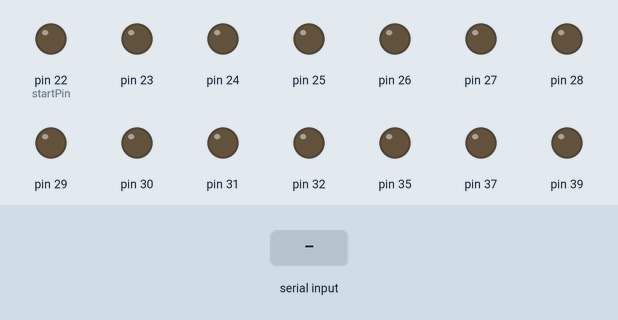
Recording of a sketch running on a simulated Arduino Mega 2560, built with avr-gcc and run on an emulated ATmega2560. Parts: output pins drawn as LEDs (lit = HIGH). The inputs (shaded band) are chosen by the test bench. What the sketch prints to the serial monitor is not drawn.

Above: at 1.2 s.
1.3 s: "n\n" received over Serial
At 2.6 s:
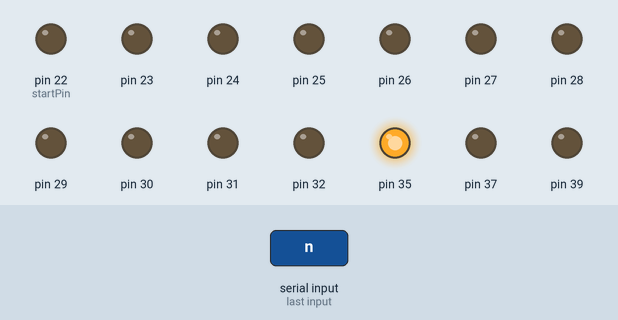
4.3 s: "f90\n" received over Serial
At 5.2 s:
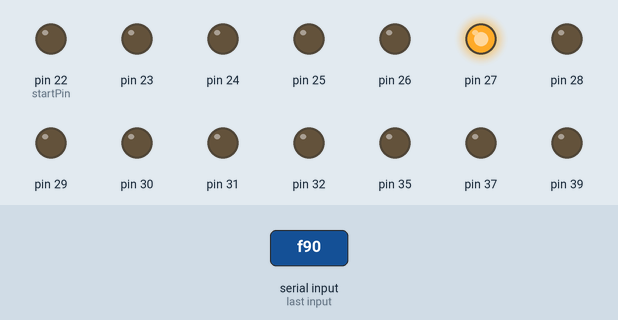
6.9 s: "p90\n" received over Serial
At 8.1 s:
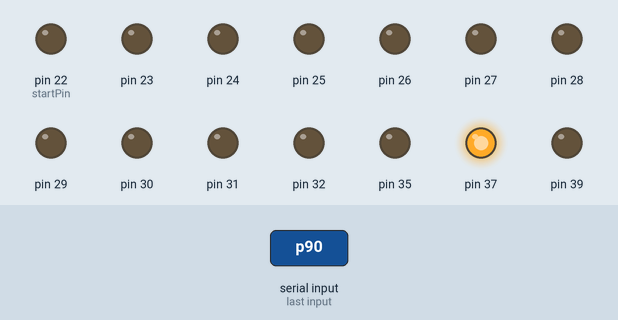
9.9 s: "b90\n" received over Serial
At 10.7 s:
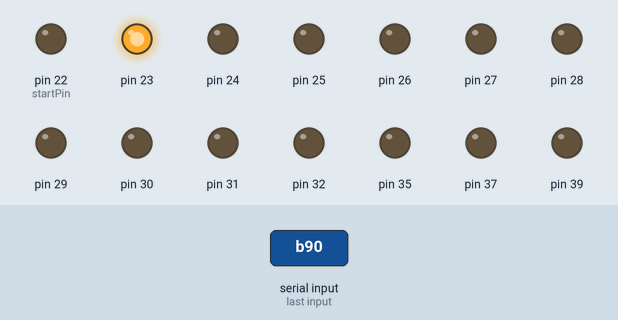
12.4 s: "r90\n" received over Serial
At 13.5 s:
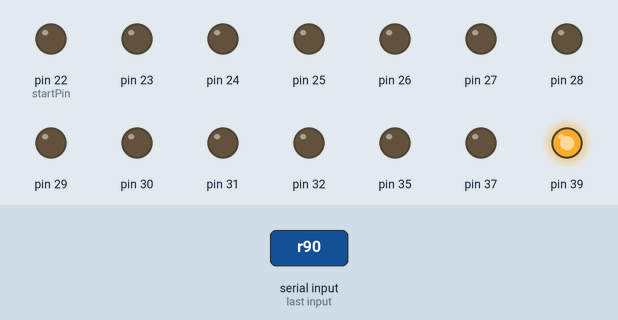
15.4 s: "n90\n" received over Serial
At 17.2 s:
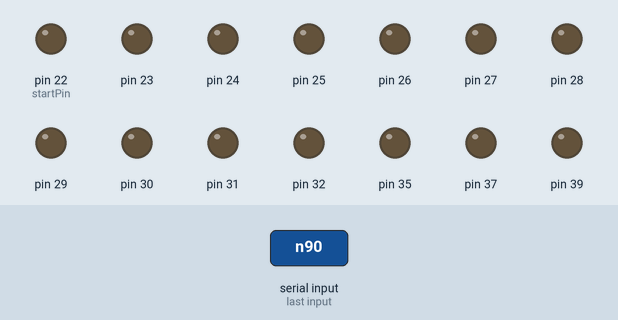
Timing chart, 0 to 18.9 s (numbered marks = the images above; inputs shaded):
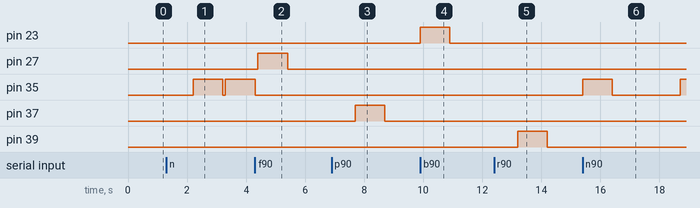

Measured:
- after the input at 1.3 s, pin 35: LOW → HIGH after 0.90 s, → LOW 1.0 s later, → HIGH 0.10 s later
- after the input at 4.3 s, pin 27: LOW → HIGH after 0.10 s, → LOW 1.0 s later; pin 35: goes on until 4.3 s, then stays LOW
- after the input at 6.9 s, pin 27: stays LOW (without the input it goes to HIGH after 0.80 s); pin 37: LOW → HIGH after 0.80 s, → LOW 1.0 s later
- after the input at 9.9 s, pin 23: LOW → HIGH at once, → LOW 1.0 s later; pin 37: stays LOW (without the input it goes to HIGH after 1.1 s)
- after the input at 12.4 s, pin 23: stays LOW (without the input it goes to HIGH after 0.81 s); pin 39: LOW → HIGH after 0.81 s, → LOW 1.0 s later
- after the input at 15.4 s, pin 35: LOW → HIGH at once, → LOW 1.0 s later, → HIGH 2.3 s later; pin 39: stays LOW (without the input it goes to HIGH after 1.1 s)

The sketch:

sketch.ino
```cpp
char charBuffer = ' ';
String stringBuffer = "";

String currentMessage = "";
const int maxPresets = 10;
String savedMessages[maxPresets];
int nextLetter = 0;

int startPin = 22;
int pinArray[26];
int pin = -1;
int numPins = 1;
int onTime = 1000;
int offTime = 100;

void setup(){

	Serial.begin(9600);

	for (int i=startPin; i <= startPin+26; i++){

		pinMode(i, OUTPUT);

	}

	savedMessages[0] = "";
	savedMessages[1] = "";
	savedMessages[2] = "";
	savedMessages[3] = "";

	savedMessages[4] = "a,c,e,g,i,k,m,o,q,s,u,w,yb,d,f,h,j,l,n,p,r,t,v,x,z"; //half on
	savedMessages[5] = "mc,d,e,l,n,u,v,wb,k,t,f,o,xa,j,s,g,p,yh,q,z,i,r"; // bouncing
	savedMessages[6] = "i,ra,j,sb,k,tc,l,ud,m,ve,n,wf,o,xg,p,yh,q,z"; //moving line
	savedMessages[7] = "a,b,c,lb,c,d,mc,d,e,nd,e,f,oe,f,g,pf,g,h,qs,t,k,u,f,g,h,qt,u,v,l,f,g,h,qu,v,w,m,f,g,h,qv,w,x,n,f,g,h,qw,x,y,o,f,g,h,qx,y,z,p,f,g,h,qh,za,j,s,k,h,zb,k,t,l,h,zc,l,u,m,h,zd,m,v,n,h,ze,n,w,o,h,zf,o,x,p,h,zg,p,y,h,q,z "; //tetris
	savedMessages[8] = "i,a,k,u,m,e,o,y,qr,j,b,l,v,n,f,p,zi,s,k,c,m,w,o,g,qj,t,l,d,n,x,p,h"; // sine wave

}

void loop(){

	if (Serial.available() > 0) {

		charBuffer = Serial.read();

		if (charBuffer == 10) {

			processMessage(stringBuffer);
			stringBuffer = "";

		} else {

			stringBuffer = stringBuffer + charBuffer;

		}

	} else {

		pin = int(currentMessage[nextLetter])-97+startPin;

		if (pin >= startPin && pin <= startPin+26){

			numPins = 1;
			pinArray[numPins-1] = pin;

			nextLetter++;

			while (currentMessage[nextLetter] == ','){

				nextLetter++;
				pin = int(currentMessage[nextLetter])-97+startPin;

				if (pin >= startPin && pin <= startPin+26){

					numPins++;
					pinArray[numPins-1] = pin;

				}

				nextLetter++;
				if (nextLetter >= currentMessage.length()){nextLetter = 0;}

			}

		} else {

			numPins = 0;
			nextLetter++;

		}

		if (nextLetter >= currentMessage.length()){nextLetter = 0;}

		for (int i = 0; i < numPins; i++){digitalWrite(pinArray[i], HIGH);}
		delay(onTime);
		for (int i = 0; i < numPins; i++){digitalWrite(pinArray[i], LOW);}
		delay(offTime);

	}

}

void processMessage(String message){

	Serial.println("Message before: " + message);
	int j = 0;
	int index = 0;
	while (j < message.length()){

		if (message[j] == '.'){

			index = message.substring(j+1, j+2).toInt();
			Serial.println(index);

			if (j > 0){message = message.substring(0, j) + savedMessages[index-1] + message.substring(j+2, message.length());}
			else if (j < message.length()-2){message = savedMessages[index-1] + message.substring(j+2, message.length());}
			else {message = savedMessages[index-1] + message.substring(j+2, message.length());}
		}

		j++;

	}


	if (message[0] == '#'){

		Serial.println("Recieved command: " + message);

		if (message[1] == 'n'){

			onTime = message.substring(2, message.length()).toInt();
			if (onTime+offTime < 100){onTime = 1000;}
			Serial.println("On delay is now " + String(onTime) + " ms");

		} else if (message[1] == 'f'){

			offTime = message.substring(2, message.length()).toInt();
			if (offTime+onTime < 100){offTime = 100;}
			Serial.println("Off delay is now " + String(offTime) + " ms");

		} else if (message[1] == 'p'){

			int index = message.substring(2,1).toInt();
			savedMessages[index-1] = message.substring(3, message.length());
			Serial.println("Preset " + String(index-1) + " is now: " + savedMessages[index-1]);

		} else if (message[1] == 'b'){

			float bpm = message.substring(2, message.length()).toInt();
			Serial.println("Setting to " + String(int(bpm)) + " bpm");
			offTime = int(1000*(60.0/bpm))-onTime;

			if (offTime <= 5){

				onTime = 200;
				Serial.println("On delay is now " + String(onTime) + " ms");
				offTime = int(1000*(60.0/bpm))-onTime;

			}

			Serial.println("Off delay is now " + String(offTime) + " ms");

		} else if (message[1] == 'r'){

			Serial.println(F("Resetting on and off times"));
			onTime = 1000;
			offTime = 200;

		}

	} else {

		if (message[0] == ','){message=" ";}
		Serial.print("Changing message to: " + message);
		currentMessage = message;
		nextLetter = 0;

	}

}
```
